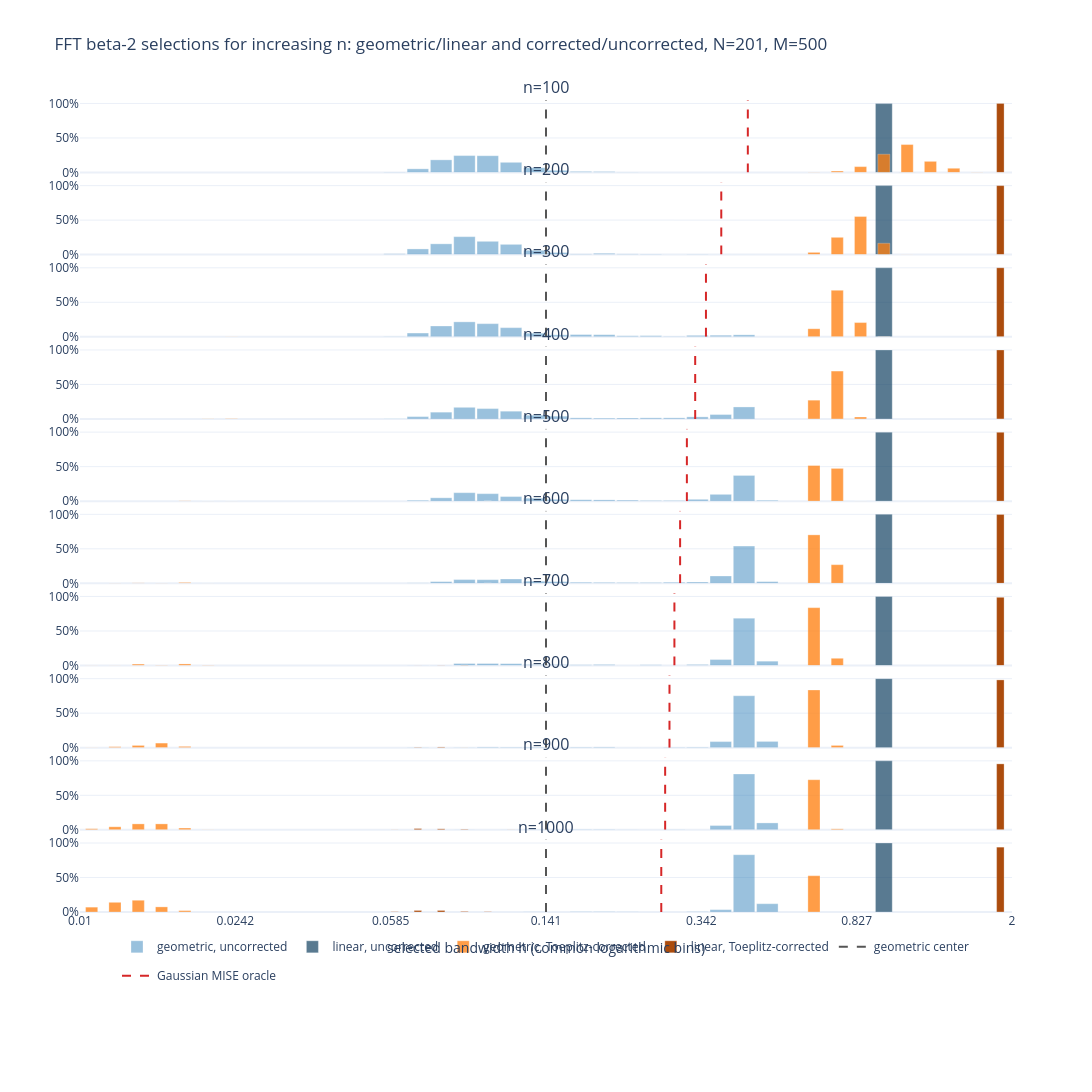

Source (notebook cell):
### Code cell
beta2_n_log_edges = np.linspace(
    np.log10(beta2_n_sweep_h_min),
    np.log10(beta2_n_sweep_h_max),
    beta2_n_sweep_histogram_bins + 1,
)
beta2_n_log_centers = 0.5 * (
    beta2_n_log_edges[:-1] + beta2_n_log_edges[1:]
)
beta2_n_log_width = beta2_n_log_edges[1] - beta2_n_log_edges[0]

for result in beta2_n_sweep_results.values():
    result["relative_histograms"] = {
        key: np.histogram(
            np.log10(selected_bandwidths),
            bins=beta2_n_log_edges,
        )[0] / beta2_n_sweep_M
        for key, selected_bandwidths in result[
            "selected_bandwidths"
        ].items()
    }

beta2_n_max_frequency = max(
    float(relative_frequencies.max())
    for result in beta2_n_sweep_results.values()
    for relative_frequencies in result["relative_histograms"].values()
)
beta2_n_line_height = 1.05 * beta2_n_max_frequency
beta2_n_rows = len(beta2_n_sweep_values)
beta2_n_stacked = make_subplots(
    rows=beta2_n_rows,
    cols=1,
    shared_xaxes=True,
    subplot_titles=[f"n={value}" for value in beta2_n_sweep_values],
    vertical_spacing=0.012,
)

for row, current_n in enumerate(beta2_n_sweep_values, start=1):
    result = beta2_n_sweep_results[int(current_n)]
    for key, style in beta2_histogram_styles.items():
        relative_frequencies = result["relative_histograms"][key]
        nonzero_bins = np.flatnonzero(relative_frequencies)
        beta2_n_stacked.add_trace(
            go.Bar(
                x=beta2_n_log_centers[nonzero_bins],
                y=relative_frequencies[nonzero_bins],
                customdata=10.0 ** beta2_n_log_centers[nonzero_bins],
                width=style["width"] * beta2_n_log_width,
                marker=dict(
                    color=style["color"],
                    line=dict(color="white", width=0.3),
                ),
                opacity=style["opacity"],
                name=style["label"],
                legendgroup=key,
                hovertemplate=(
                    f"{style['label']}, n={current_n}"
                    "<br>bin center h=%{customdata:.6g}"
                    "<br>relative frequency=%{y:.1%}<extra></extra>"
                ),
                showlegend=(row == 1),
            ),
            row=row,
            col=1,
        )

    for marker_h, name, color, legend_group in (
        (
            beta2_n_sweep_center_h,
            "geometric center",
            "#555555",
            "beta2-center",
        ),
        (
            result["oracle_bandwidth"],
            "Gaussian MISE oracle",
            "#d62728",
            "beta2-oracle",
        ),
    ):
        marker_x = np.log10(marker_h)
        beta2_n_stacked.add_trace(
            go.Scatter(
                x=[marker_x, marker_x],
                y=[0.0, beta2_n_line_height],
                mode="lines",
                line=dict(color=color, width=2, dash="dash"),
                name=name,
                legendgroup=legend_group,
                showlegend=(row == 1),
            ),
            row=row,
            col=1,
        )
    beta2_n_stacked.update_yaxes(
        range=[0.0, beta2_n_line_height],
        tickformat=".0%",
        nticks=4,
        row=row,
        col=1,
    )

beta2_n_tick_positions = np.linspace(
    np.log10(beta2_n_sweep_h_min),
    np.log10(beta2_n_sweep_h_max),
    7,
)
beta2_n_tick_labels = [
    f"{10.0**position:.3g}" for position in beta2_n_tick_positions
]
beta2_n_stacked.update_xaxes(
    range=[
        np.log10(beta2_n_sweep_h_min),
        np.log10(beta2_n_sweep_h_max),
    ],
    tickmode="array",
    tickvals=beta2_n_tick_positions,
    ticktext=beta2_n_tick_labels,
)
beta2_n_stacked.update_xaxes(
    title_text="selected bandwidth h (common logarithmic bins)",
    row=beta2_n_rows,
    col=1,
)
beta2_n_stacked.update_layout(
    title=(
        "FFT beta-2 selections for increasing n: "
        f"geometric/linear and corrected/uncorrected, "
        f"N={beta2_n_sweep_N}, M={beta2_n_sweep_M}"
    ),
    width=1100,
    height=230 * beta2_n_rows + 190,
    template="plotly_white",
    barmode="overlay",
    legend=dict(orientation="h", x=0.5, xanchor="center", y=-0.025),
    margin=dict(t=100, b=180),
)
beta2_n_stacked.show()

### Figure 1 — Plotly figure (JSON) as saved in the notebook; plotly's stock layout.template omitted (floating-point values rounded to 4 significant figures)
{"data": [{"customdata": [0.05979, 0.06825, 0.07792, 0.08896, 0.1016, 0.1159, 0.1324, 0.1511, 0.1725, 0.1969, 0.2248], "hovertemplate": "geometric, uncorrected, n=100<br>bin center h=%{customdata:.6g}<br>relative frequency=%{y:.1%}<extra></extra>", "legendgroup": "geometric_uncorrected", "marker": {"color": "#1f77b4", "line": {"color": "white", "width": 0.3}}, "name": "geometric, uncorrected", "opacity": 0.45, "showlegend": true, "type": "bar", "width": 0.05292, "x": [-1.223, -1.166, -1.108, -1.051, -0.9933, -0.9358, -0.8782, -0.8207, -0.7632, -0.7057, -0.6481], "xaxis": "x", "y": [0.006, 0.052, 0.182, 0.244, 0.242, 0.146, 0.068, 0.03, 0.014, 0.012, 0.004], "yaxis": "y"}, {"customdata": [0.9652, 1.102], "hovertemplate": "linear, uncorrected, n=100<br>bin center h=%{customdata:.6g}<br>relative frequency=%{y:.1%}<extra></extra>", "legendgroup": "linear_uncorrected", "marker": {"color": "#0b3c5d", "line": {"color": "white", "width": 0.3}}, "name": "linear, uncorrected", "opacity": 0.68, "showlegend": true, "type": "bar", "width": 0.04142, "x": [-0.01536, 0.04216], "xaxis": "x", "y": [0.998, 0.002], "yaxis": "y"}, {"customdata": [0.6487, 0.7406, 0.8455, 0.9652, 1.102, 1.258, 1.436, 1.64], "hovertemplate": "geometric, Toeplitz-corrected, n=100<br>bin center h=%{customdata:.6g}<br>relative frequency=%{y:.1%}<extra></extra>", "legendgroup": "geometric_corrected", "marker": {"color": "#ff7f0e", "line": {"color": "white", "width": 0.3}}, "name": "geometric, Toeplitz-corrected", "opacity": 0.76, "showlegend": true, "type": "bar", "width": 0.02991, "x": [-0.1879, -0.1304, -0.07289, -0.01536, 0.04216, 0.09969, 0.1572, 0.2147], "xaxis": "x", "y": [0.004, 0.02, 0.084, 0.264, 0.404, 0.16, 0.06, 0.004], "yaxis": "y"}, {"customdata": [1.872], "hovertemplate": "linear, Toeplitz-corrected, n=100<br>bin center h=%{customdata:.6g}<br>relative frequency=%{y:.1%}<extra></extra>", "legendgroup": "linear_corrected", "marker": {"color": "#a84300", "line": {"color": "white", "width": 0.3}}, "name": "linear, Toeplitz-corrected", "opacity": 0.95, "showlegend": true, "type": "bar", "width": 0.01841, "x": [0.2723], "xaxis": "x", "y": [1], "yaxis": "y"}, {"legendgroup": "beta2-center", "line": {"color": "#555555", "dash": "dash", "width": 2}, "mode": "lines", "name": "geometric center", "showlegend": true, "type": "scatter", "x": [-0.8495, -0.8495], "xaxis": "x", "y": [0, 1.05], "yaxis": "y"}, {"legendgroup": "beta2-oracle", "line": {"color": "#d62728", "dash": "dash", "width": 2}, "mode": "lines", "name": "Gaussian MISE oracle", "showlegend": true, "type": "scatter", "x": [-0.3512, -0.3512], "xaxis": "x", "y": [0, 1.05], "yaxis": "y"}, {"customdata": [0.05979, 0.06825, 0.07792, 0.08896, 0.1016, 0.1159, 0.1324, 0.1511, 0.1725, 0.1969, 0.2248, 0.2567, 0.293, 0.3345, 0.3819, 0.436], "hovertemplate": "geometric, uncorrected, n=200<br>bin center h=%{customdata:.6g}<br>relative frequency=%{y:.1%}<extra></extra>", "legendgroup": "geometric_uncorrected", "marker": {"color": "#1f77b4", "line": {"color": "white", "width": 0.3}}, "name": "geometric, uncorrected", "opacity": 0.45, "showlegend": false, "type": "bar", "width": 0.05292, "x": [-1.223, -1.166, -1.108, -1.051, -0.9933, -0.9358, -0.8782, -0.8207, -0.7632, -0.7057, -0.6481, -0.5906, -0.5331, -0.4756, -0.418, -0.3605], "xaxis": "x2", "y": [0.012, 0.082, 0.156, 0.26, 0.192, 0.148, 0.062, 0.03, 0.01, 0.018, 0.01, 0.008, 0.002, 0.006, 0.002, 0.002], "yaxis": "y2"}, {"customdata": [0.9652], "hovertemplate": "linear, uncorrected, n=200<br>bin center h=%{customdata:.6g}<br>relative frequency=%{y:.1%}<extra></extra>", "legendgroup": "linear_uncorrected", "marker": {"color": "#0b3c5d", "line": {"color": "white", "width": 0.3}}, "name": "linear, uncorrected", "opacity": 0.68, "showlegend": false, "type": "bar", "width": 0.04142, "x": [-0.01536], "xaxis": "x2", "y": [1], "yaxis": "y2"}, {"customdata": [0.6487, 0.7406, 0.8455, 0.9652, 1.102], "hovertemplate": "geometric, Toeplitz-corrected, n=200<br>bin center h=%{customdata:.6g}<br>relative frequency=%{y:.1%}<extra></extra>", "legendgroup": "geometric_corrected", "marker": {"color": "#ff7f0e", "line": {"color": "white", "width": 0.3}}, "name": "geometric, Toeplitz-corrected", "opacity": 0.76, "showlegend": false, "type": "bar", "width": 0.02991, "x": [-0.1879, -0.1304, -0.07289, -0.01536, 0.04216], "xaxis": "x2", "y": [0.032, 0.25, 0.552, 0.164, 0.002], "yaxis": "y2"}, {"customdata": [1.872], "hovertemplate": "linear, Toeplitz-corrected, n=200<br>bin center h=%{customdata:.6g}<br>relative frequency=%{y:.1%}<extra></extra>", "legendgroup": "linear_corrected", "marker": {"color": "#a84300", "line": {"color": "white", "width": 0.3}}, "name": "linear, Toeplitz-corrected", "opacity": 0.95, "showlegend": false, "type": "bar", "width": 0.01841, "x": [0.2723], "xaxis": "x2", "y": [1], "yaxis": "y2"}, {"legendgroup": "beta2-center", "line": {"color": "#555555", "dash": "dash", "width": 2}, "mode": "lines", "name": "geometric center", "showlegend": false, "type": "scatter", "x": [-0.8495, -0.8495], "xaxis": "x2", "y": [0, 1.05], "yaxis": "y2"}, {"legendgroup": "beta2-oracle", "line": {"color": "#d62728", "dash": "dash", "width": 2}, "mode": "lines", "name": "Gaussian MISE oracle", "showlegend": false, "type": "scatter", "x": [-0.4168, -0.4168], "xaxis": "x2", "y": [0, 1.05], "yaxis": "y2"}, {"customdata": [0.05979, 0.06825, 0.07792, 0.08896, 0.1016, 0.1159, 0.1324, 0.1511, 0.1725, 0.1969, 0.2248, 0.2567, 0.293, 0.3345, 0.3819, 0.436], "hovertemplate": "geometric, uncorrected, n=300<br>bin center h=%{customdata:.6g}<br>relative frequency=%{y:.1%}<extra></extra>", "legendgroup": "geometric_uncorrected", "marker": {"color": "#1f77b4", "line": {"color": "white", "width": 0.3}}, "name": "geometric, uncorrected", "opacity": 0.45, "showlegend": false, "type": "bar", "width": 0.05292, "x": [-1.223, -1.166, -1.108, -1.051, -0.9933, -0.9358, -0.8782, -0.8207, -0.7632, -0.7057, -0.6481, -0.5906, -0.5331, -0.4756, -0.418, -0.3605], "xaxis": "x3", "y": [0.004, 0.054, 0.156, 0.216, 0.19, 0.132, 0.052, 0.028, 0.032, 0.03, 0.014, 0.016, 0.006, 0.02, 0.022, 0.028], "yaxis": "y3"}, {"customdata": [0.9652], "hovertemplate": "linear, uncorrected, n=300<br>bin center h=%{customdata:.6g}<br>relative frequency=%{y:.1%}<extra></extra>", "legendgroup": "linear_uncorrected", "marker": {"color": "#0b3c5d", "line": {"color": "white", "width": 0.3}}, "name": "linear, uncorrected", "opacity": 0.68, "showlegend": false, "type": "bar", "width": 0.04142, "x": [-0.01536], "xaxis": "x3", "y": [1], "yaxis": "y3"}, {"customdata": [0.02365, 0.6487, 0.7406, 0.8455, 0.9652], "hovertemplate": "geometric, Toeplitz-corrected, n=300<br>bin center h=%{customdata:.6g}<br>relative frequency=%{y:.1%}<extra></extra>", "legendgroup": "geometric_corrected", "marker": {"color": "#ff7f0e", "line": {"color": "white", "width": 0.3}}, "name": "geometric, Toeplitz-corrected", "opacity": 0.76, "showlegend": false, "type": "bar", "width": 0.02991, "x": [-1.626, -0.1879, -0.1304, -0.07289, -0.01536], "xaxis": "x3", "y": [0.002, 0.116, 0.674, 0.206, 0.002], "yaxis": "y3"}, {"customdata": [1.872], "hovertemplate": "linear, Toeplitz-corrected, n=300<br>bin center h=%{customdata:.6g}<br>relative frequency=%{y:.1%}<extra></extra>", "legendgroup": "linear_corrected", "marker": {"color": "#a84300", "line": {"color": "white", "width": 0.3}}, "name": "linear, Toeplitz-corrected", "opacity": 0.95, "showlegend": false, "type": "bar", "width": 0.01841, "x": [0.2723], "xaxis": "x3", "y": [1], "yaxis": "y3"}, {"legendgroup": "beta2-center", "line": {"color": "#555555", "dash": "dash", "width": 2}, "mode": "lines", "name": "geometric center", "showlegend": false, "type": "scatter", "x": [-0.8495, -0.8495], "xaxis": "x3", "y": [0, 1.05], "yaxis": "y3"}, {"legendgroup": "beta2-oracle", "line": {"color": "#d62728", "dash": "dash", "width": 2}, "mode": "lines", "name": "Gaussian MISE oracle", "showlegend": false, "type": "scatter", "x": [-0.4546, -0.4546], "xaxis": "x3", "y": [0, 1.05], "yaxis": "y3"}, {"customdata": [0.05979, 0.06825, 0.07792, 0.08896, 0.1016, 0.1159, 0.1324, 0.1511, 0.1725, 0.1969, 0.2248, 0.2567, 0.293, 0.3345, 0.3819, 0.436], "hovertemplate": "geometric, uncorrected, n=400<br>bin center h=%{customdata:.6g}<br>relative frequency=%{y:.1%}<extra></extra>", "legendgroup": "geometric_uncorrected", "marker": {"color": "#1f77b4", "line": {"color": "white", "width": 0.3}}, "name": "geometric, uncorrected", "opacity": 0.45, "showlegend": false, "type": "bar", "width": 0.05292, "x": [-1.223, -1.166, -1.108, -1.051, -0.9933, -0.9358, -0.8782, -0.8207, -0.7632, -0.7057, -0.6481, -0.5906, -0.5331, -0.4756, -0.418, -0.3605], "xaxis": "x4", "y": [0.002, 0.034, 0.098, 0.168, 0.15, 0.112, 0.054, 0.04, 0.016, 0.012, 0.014, 0.016, 0.016, 0.03, 0.064, 0.174], "yaxis": "y4"}, {"customdata": [0.9652], "hovertemplate": "linear, uncorrected, n=400<br>bin center h=%{customdata:.6g}<br>relative frequency=%{y:.1%}<extra></extra>", "legendgroup": "linear_uncorrected", "marker": {"color": "#0b3c5d", "line": {"color": "white", "width": 0.3}}, "name": "linear, uncorrected", "opacity": 0.68, "showlegend": false, "type": "bar", "width": 0.04142, "x": [-0.01536], "xaxis": "x4", "y": [1], "yaxis": "y4"}, {"customdata": [0.02072, 0.02365, 0.6487, 0.7406, 0.8455], "hovertemplate": "geometric, Toeplitz-corrected, n=400<br>bin center h=%{customdata:.6g}<br>relative frequency=%{y:.1%}<extra></extra>", "legendgroup": "geometric_corrected", "marker": {"color": "#ff7f0e", "line": {"color": "white", "width": 0.3}}, "name": "geometric, Toeplitz-corrected", "opacity": 0.76, "showlegend": false, "type": "bar", "width": 0.02991, "x": [-1.684, -1.626, -0.1879, -0.1304, -0.07289], "xaxis": "x4", "y": [0.002, 0.004, 0.272, 0.694, 0.028], "yaxis": "y4"}, {"customdata": [1.872], "hovertemplate": "linear, Toeplitz-corrected, n=400<br>bin center h=%{customdata:.6g}<br>relative frequency=%{y:.1%}<extra></extra>", "legendgroup": "linear_corrected", "marker": {"color": "#a84300", "line": {"color": "white", "width": 0.3}}, "name": "linear, Toeplitz-corrected", "opacity": 0.95, "showlegend": false, "type": "bar", "width": 0.01841, "x": [0.2723], "xaxis": "x4", "y": [1], "yaxis": "y4"}, {"legendgroup": "beta2-center", "line": {"color": "#555555", "dash": "dash", "width": 2}, "mode": "lines", "name": "geometric center", "showlegend": false, "type": "scatter", "x": [-0.8495, -0.8495], "xaxis": "x4", "y": [0, 1.05], "yaxis": "y4"}, {"legendgroup": "beta2-oracle", "line": {"color": "#d62728", "dash": "dash", "width": 2}, "mode": "lines", "name": "Gaussian MISE oracle", "showlegend": false, "type": "scatter", "x": [-0.4812, -0.4812], "xaxis": "x4", "y": [0, 1.05], "yaxis": "y4"}, {"customdata": [0.06825, 0.07792, 0.08896, 0.1016, 0.1159, 0.1324, 0.1511, 0.1725, 0.1969, 0.2248, 0.2567, 0.293, 0.3345, 0.3819, 0.436, 0.4977], "hovertemplate": "geometric, uncorrected, n=500<br>bin center h=%{customdata:.6g}<br>relative frequency=%{y:.1%}<extra></extra>", "legendgroup": "geometric_uncorrected", "marker": {"color": "#1f77b4", "line": {"color": "white", "width": 0.3}}, "name": "geometric, uncorrected", "opacity": 0.45, "showlegend": false, "type": "bar", "width": 0.05292, "x": [-1.166, -1.108, -1.051, -0.9933, -0.9358, -0.8782, -0.8207, -0.7632, -0.7057, -0.6481, -0.5906, -0.5331, -0.4756, -0.418, -0.3605, -0.303], "xaxis": "x5", "y": [0.012, 0.048, 0.122, 0.108, 0.066, 0.042, 0.026, 0.02, 0.018, 0.014, 0.008, 0.008, 0.026, 0.098, 0.372, 0.012], "yaxis": "y5"}, {"customdata": [0.9652], "hovertemplate": "linear, uncorrected, n=500<br>bin center h=%{customdata:.6g}<br>relative frequency=%{y:.1%}<extra></extra>", "legendgroup": "linear_uncorrected", "marker": {"color": "#0b3c5d", "line": {"color": "white", "width": 0.3}}, "name": "linear, uncorrected", "opacity": 0.68, "showlegend": false, "type": "bar", "width": 0.04142, "x": [-0.01536], "xaxis": "x5", "y": [1], "yaxis": "y5"}, {"customdata": [0.01815, 0.02072, 0.02365, 0.6487, 0.7406, 0.8455], "hovertemplate": "geometric, Toeplitz-corrected, n=500<br>bin center h=%{customdata:.6g}<br>relative frequency=%{y:.1%}<extra></extra>", "legendgroup": "geometric_corrected", "marker": {"color": "#ff7f0e", "line": {"color": "white", "width": 0.3}}, "name": "geometric, Toeplitz-corrected", "opacity": 0.76, "showlegend": false, "type": "bar", "width": 0.02991, "x": [-1.741, -1.684, -1.626, -0.1879, -0.1304, -0.07289], "xaxis": "x5", "y": [0.004, 0.002, 0.002, 0.516, 0.474, 0.002], "yaxis": "y5"}, {"customdata": [0.1016, 1.872], "hovertemplate": "linear, Toeplitz-corrected, n=500<br>bin center h=%{customdata:.6g}<br>relative frequency=%{y:.1%}<extra></extra>", "legendgroup": "linear_corrected", "marker": {"color": "#a84300", "line": {"color": "white", "width": 0.3}}, "name": "linear, Toeplitz-corrected", "opacity": 0.95, "showlegend": false, "type": "bar", "width": 0.01841, "x": [-0.9933, 0.2723], "xaxis": "x5", "y": [0.002, 0.998], "yaxis": "y5"}, {"legendgroup": "beta2-center", "line": {"color": "#555555", "dash": "dash", "width": 2}, "mode": "lines", "name": "geometric center", "showlegend": false, "type": "scatter", "x": [-0.8495, -0.8495], "xaxis": "x5", "y": [0, 1.05], "yaxis": "y5"}, {"legendgroup": "beta2-oracle", "line": {"color": "#d62728", "dash": "dash", "width": 2}, "mode": "lines", "name": "Gaussian MISE oracle", "showlegend": false, "type": "scatter", "x": [-0.5017, -0.5017], "xaxis": "x5", "y": [0, 1.05], "yaxis": "y5"}, {"customdata": [0.06825, 0.07792, 0.08896, 0.1016, 0.1159, 0.1324, 0.1511, 0.1725, 0.1969, 0.2248, 0.2567, 0.293, 0.3345, 0.3819, 0.436, 0.4977], "hovertemplate": "geometric, uncorrected, n=600<br>bin center h=%{customdata:.6g}<br>relative frequency=%{y:.1%}<extra></extra>", "legendgroup": "geometric_uncorrected", "marker": {"color": "#1f77b4", "line": {"color": "white", "width": 0.3}}, "name": "geometric, uncorrected", "opacity": 0.45, "showlegend": false, "type": "bar", "width": 0.05292, "x": [-1.166, -1.108, -1.051, -0.9933, -0.9358, -0.8782, -0.8207, -0.7632, -0.7057, -0.6481, -0.5906, -0.5331, -0.4756, -0.418, -0.3605, -0.303], "xaxis": "x6", "y": [0.006, 0.024, 0.054, 0.052, 0.062, 0.03, 0.024, 0.014, 0.012, 0.01, 0.01, 0.014, 0.018, 0.106, 0.54, 0.024], "yaxis": "y6"}, {"customdata": [0.9652], "hovertemplate": "linear, uncorrected, n=600<br>bin center h=%{customdata:.6g}<br>relative frequency=%{y:.1%}<extra></extra>", "legendgroup": "linear_uncorrected", "marker": {"color": "#0b3c5d", "line": {"color": "white", "width": 0.3}}, "name": "linear, uncorrected", "opacity": 0.68, "showlegend": false, "type": "bar", "width": 0.04142, "x": [-0.01536], "xaxis": "x6", "y": [1], "yaxis": "y6"}, {"customdata": [0.0122, 0.01393, 0.0159, 0.01815, 0.02072, 0.6487, 0.7406], "hovertemplate": "geometric, Toeplitz-corrected, n=600<br>bin center h=%{customdata:.6g}<br>relative frequency=%{y:.1%}<extra></extra>", "legendgroup": "geometric_corrected", "marker": {"color": "#ff7f0e", "line": {"color": "white", "width": 0.3}}, "name": "geometric, Toeplitz-corrected", "opacity": 0.76, "showlegend": false, "type": "bar", "width": 0.02991, "x": [-1.914, -1.856, -1.799, -1.741, -1.684, -0.1879, -0.1304], "xaxis": "x6", "y": [0.004, 0.006, 0.004, 0.012, 0.002, 0.702, 0.27], "yaxis": "y6"}, {"customdata": [0.1016, 1.872], "hovertemplate": "linear, Toeplitz-corrected, n=600<br>bin center h=%{customdata:.6g}<br>relative frequency=%{y:.1%}<extra></extra>", "legendgroup": "linear_corrected", "marker": {"color": "#a84300", "line": {"color": "white", "width": 0.3}}, "name": "linear, Toeplitz-corrected", "opacity": 0.95, "showlegend": false, "type": "bar", "width": 0.01841, "x": [-0.9933, 0.2723], "xaxis": "x6", "y": [0.002, 0.998], "yaxis": "y6"}, {"legendgroup": "beta2-center", "line": {"color": "#555555", "dash": "dash", "width": 2}, "mode": "lines", "name": "geometric center", "showlegend": false, "type": "scatter", "x": [-0.8495, -0.8495], "xaxis": "x6", "y": [0, 1.05], "yaxis": "y6"}, {"legendgroup": "beta2-oracle", "line": {"color": "#d62728", "dash": "dash", "width": 2}, "mode": "lines", "name": "Gaussian MISE oracle", "showlegend": false, "type": "scatter", "x": [-0.5184, -0.5184], "xaxis": "x6", "y": [0, 1.05], "yaxis": "y6"}, {"customdata": [0.06825, 0.07792, 0.08896, 0.1016, 0.1159, 0.1324, 0.1511, 0.1725, 0.1969, 0.2248, 0.2567, 0.293, 0.3345, 0.3819, 0.436, 0.4977], "hovertemplate": "geometric, uncorrected, n=700<br>bin center h=%{customdata:.6g}<br>relative frequency=%{y:.1%}<extra></extra>", "legendgroup": "geometric_uncorrected", "marker": {"color": "#1f77b4", "line": {"color": "white", "width": 0.3}}, "name": "geometric, uncorrected", "opacity": 0.45, "showlegend": false, "type": "bar", "width": 0.05292, "x": [-1.166, -1.108, -1.051, -0.9933, -0.9358, -0.8782, -0.8207, -0.7632, -0.7057, -0.6481, -0.5906, -0.5331, -0.4756, -0.418, -0.3605, -0.303], "xaxis": "x7", "y": [0.004, 0.004, 0.028, 0.028, 0.026, 0.012, 0.012, 0.01, 0.014, 0.002, 0.01, 0.002, 0.014, 0.086, 0.686, 0.062], "yaxis": "y7"}, {"customdata": [0.9652], "hovertemplate": "linear, uncorrected, n=700<br>bin center h=%{customdata:.6g}<br>relative frequency=%{y:.1%}<extra></extra>", "legendgroup": "linear_uncorrected", "marker": {"color": "#0b3c5d", "line": {"color": "white", "width": 0.3}}, "name": "linear, uncorrected", "opacity": 0.68, "showlegend": false, "type": "bar", "width": 0.04142, "x": [-0.01536], "xaxis": "x7", "y": [1], "yaxis": "y7"}, {"customdata": [0.01068, 0.0122, 0.01393, 0.0159, 0.01815, 0.02072, 0.6487, 0.7406], "hovertemplate": "geometric, Toeplitz-corrected, n=700<br>bin center h=%{customdata:.6g}<br>relative frequency=%{y:.1%}<extra></extra>", "legendgroup": "geometric_corrected", "marker": {"color": "#ff7f0e", "line": {"color": "white", "width": 0.3}}, "name": "geometric, Toeplitz-corrected", "opacity": 0.76, "showlegend": false, "type": "bar", "width": 0.02991, "x": [-1.971, -1.914, -1.856, -1.799, -1.741, -1.684, -0.1879, -0.1304], "xaxis": "x7", "y": [0.002, 0.002, 0.02, 0.006, 0.022, 0.006, 0.838, 0.104], "yaxis": "y7"}, {"customdata": [0.06825, 0.07792, 0.08896, 1.872], "hovertemplate": "linear, Toeplitz-corrected, n=700<br>bin center h=%{customdata:.6g}<br>relative frequency=%{y:.1%}<extra></extra>", "legendgroup": "linear_corrected", "marker": {"color": "#a84300", "line": {"color": "white", "width": 0.3}}, "name": "linear, Toeplitz-corrected", "opacity": 0.95, "showlegend": false, "type": "bar", "width": 0.01841, "x": [-1.166, -1.108, -1.051, 0.2723], "xaxis": "x7", "y": [0.002, 0.004, 0.006, 0.988], "yaxis": "y7"}, {"legendgroup": "beta2-center", "line": {"color": "#555555", "dash": "dash", "width": 2}, "mode": "lines", "name": "geometric center", "showlegend": false, "type": "scatter", "x": [-0.8495, -0.8495], "xaxis": "x7", "y": [0, 1.05], "yaxis": "y7"}, {"legendgroup": "beta2-oracle", "line": {"color": "#d62728", "dash": "dash", "width": 2}, "mode": "lines", "name": "Gaussian MISE oracle", "showlegend": false, "type": "scatter", "x": [-0.5325, -0.5325], "xaxis": "x7", "y": [0, 1.05], "yaxis": "y7"}, {"customdata": [0.06825, 0.08896, 0.1016, 0.1159, 0.1324, 0.1725, 0.1969, 0.2248, 0.2567, 0.293, 0.3345, 0.3819, 0.436, 0.4977], "hovertemplate": "geometric, uncorrected, n=800<br>bin center h=%{customdata:.6g}<br>relative frequency=%{y:.1%}<extra></extra>", "legendgroup": "geometric_uncorrected", "marker": {"color": "#1f77b4", "line": {"color": "white", "width": 0.3}}, "name": "geometric, uncorrected", "opacity": 0.45, "showlegend": false, "type": "bar", "width": 0.05292, "x": [-1.166, -1.051, -0.9933, -0.9358, -0.8782, -0.7632, -0.7057, -0.6481, -0.5906, -0.5331, -0.4756, -0.418, -0.3605, -0.303], "xaxis": "x8", "y": [0.004, 0.004, 0.01, 0.008, 0.008, 0.008, 0.01, 0.002, 0.002, 0.006, 0.008, 0.088, 0.752, 0.09], "yaxis": "y8"}, {"customdata": [0.9652], "hovertemplate": "linear, uncorrected, n=800<br>bin center h=%{customdata:.6g}<br>relative frequency=%{y:.1%}<extra></extra>", "legendgroup": "linear_uncorrected", "marker": {"color": "#0b3c5d", "line": {"color": "white", "width": 0.3}}, "name": "linear, uncorrected", "opacity": 0.68, "showlegend": false, "type": "bar", "width": 0.04142, "x": [-0.01536], "xaxis": "x8", "y": [1], "yaxis": "y8"}, {"customdata": [0.01068, 0.0122, 0.01393, 0.0159, 0.01815, 0.6487, 0.7406], "hovertemplate": "geometric, Toeplitz-corrected, n=800<br>bin center h=%{customdata:.6g}<br>relative frequency=%{y:.1%}<extra></extra>", "legendgroup": "geometric_corrected", "marker": {"color": "#ff7f0e", "line": {"color": "white", "width": 0.3}}, "name": "geometric, Toeplitz-corrected", "opacity": 0.76, "showlegend": false, "type": "bar", "width": 0.02991, "x": [-1.971, -1.914, -1.856, -1.799, -1.741, -0.1879, -0.1304], "xaxis": "x8", "y": [0.002, 0.014, 0.032, 0.066, 0.018, 0.836, 0.032], "yaxis": "y8"}, {"customdata": [0.06825, 0.07792, 0.08896, 1.872], "hovertemplate": "linear, Toeplitz-corrected, n=800<br>bin center h=%{customdata:.6g}<br>relative frequency=%{y:.1%}<extra></extra>", "legendgroup": "linear_corrected", "marker": {"color": "#a84300", "line": {"color": "white", "width": 0.3}}, "name": "linear, Toeplitz-corrected", "opacity": 0.95, "showlegend": false, "type": "bar", "width": 0.01841, "x": [-1.166, -1.108, -1.051, 0.2723], "xaxis": "x8", "y": [0.006, 0.01, 0.002, 0.982], "yaxis": "y8"}, {"legendgroup": "beta2-center", "line": {"color": "#555555", "dash": "dash", "width": 2}, "mode": "lines", "name": "geometric center", "showlegend": false, "type": "scatter", "x": [-0.8495, -0.8495], "xaxis": "x8", "y": [0, 1.05], "yaxis": "y8"}, {"legendgroup": "beta2-oracle", "line": {"color": "#d62728", "dash": "dash", "width": 2}, "mode": "lines", "name": "Gaussian MISE oracle", "showlegend": false, "type": "scatter", "x": [-0.5446, -0.5446], "xaxis": "x8", "y": [0, 1.05], "yaxis": "y8"}, {"customdata": [0.08896, 0.1159, 0.1324, 0.1511, 0.1725, 0.1969, 0.2248, 0.293, 0.3819, 0.436, 0.4977], "hovertemplate": "geometric, uncorrected, n=900<br>bin center h=%{customdata:.6g}<br>relative frequency=%{y:.1%}<extra></extra>", "legendgroup": "geometric_uncorrected", "marker": {"color": "#1f77b4", "line": {"color": "white", "width": 0.3}}, "name": "geometric, uncorrected", "opacity": 0.45, "showlegend": false, "type": "bar", "width": 0.05292, "x": [-1.051, -0.9358, -0.8782, -0.8207, -0.7632, -0.7057, -0.6481, -0.5331, -0.418, -0.3605, -0.303], "xaxis": "x9", "y": [0.002, 0.002, 0.004, 0.002, 0.006, 0.006, 0.002, 0.004, 0.062, 0.81, 0.1], "yaxis": "y9"}, {"customdata": [0.9652], "hovertemplate": "linear, uncorrected, n=900<br>bin center h=%{customdata:.6g}<br>relative frequency=%{y:.1%}<extra></extra>", "legendgroup": "linear_uncorrected", "marker": {"color": "#0b3c5d", "line": {"color": "white", "width": 0.3}}, "name": "linear, uncorrected", "opacity": 0.68, "showlegend": false, "type": "bar", "width": 0.04142, "x": [-0.01536], "xaxis": "x9", "y": [1], "yaxis": "y9"}, {"customdata": [0.01068, 0.0122, 0.01393, 0.0159, 0.01815, 0.02072, 0.6487, 0.7406], "hovertemplate": "geometric, Toeplitz-corrected, n=900<br>bin center h=%{customdata:.6g}<br>relative frequency=%{y:.1%}<extra></extra>", "legendgroup": "geometric_corrected", "marker": {"color": "#ff7f0e", "line": {"color": "white", "width": 0.3}}, "name": "geometric, Toeplitz-corrected", "opacity": 0.76, "showlegend": false, "type": "bar", "width": 0.02991, "x": [-1.971, -1.914, -1.856, -1.799, -1.741, -1.684, -0.1879, -0.1304], "xaxis": "x9", "y": [0.016, 0.044, 0.086, 0.086, 0.026, 0.002, 0.726, 0.014], "yaxis": "y9"}, {"customdata": [0.05979, 0.06825, 0.07792, 0.08896, 0.1159, 1.872], "hovertemplate": "linear, Toeplitz-corrected, n=900<br>bin center h=%{customdata:.6g}<br>relative frequency=%{y:.1%}<extra></extra>", "legendgroup": "linear_corrected", "marker": {"color": "#a84300", "line": {"color": "white", "width": 0.3}}, "name": "linear, Toeplitz-corrected", "opacity": 0.95, "showlegend": false, "type": "bar", "width": 0.01841, "x": [-1.223, -1.166, -1.108, -1.051, -0.9358, 0.2723], "xaxis": "x9", "y": [0.002, 0.018, 0.014, 0.008, 0.002, 0.956], "yaxis": "y9"}, {"legendgroup": "beta2-center", "line": {"color": "#555555", "dash": "dash", "width": 2}, "mode": "lines", "name": "geometric center", "showlegend": false, "type": "scatter", "x": [-0.8495, -0.8495], "xaxis": "x9", "y": [0, 1.05], "yaxis": "y9"}, {"legendgroup": "beta2-oracle", "line": {"color": "#d62728", "dash": "dash", "width": 2}, "mode": "lines", "name": "Gaussian MISE oracle", "showlegend": false, "type": "scatter", "x": [-0.5553, -0.5553], "xaxis": "x9", "y": [0, 1.05], "yaxis": "y9"}, {"customdata": [0.1324, 0.1725, 0.1969, 0.2248, 0.3345, 0.3819, 0.436, 0.4977], "hovertemplate": "geometric, uncorrected, n=1000<br>bin center h=%{customdata:.6g}<br>relative frequency=%{y:.1%}<extra></extra>", "legendgroup": "geometric_uncorrected", "marker": {"color": "#1f77b4", "line": {"color": "white", "width": 0.3}}, "name": "geometric, uncorrected", "opacity": 0.45, "showlegend": false, "type": "bar", "width": 0.05292, "x": [-0.8782, -0.7632, -0.7057, -0.6481, -0.4756, -0.418, -0.3605, -0.303], "xaxis": "x10", "y": [0.002, 0.004, 0.004, 0.002, 0.004, 0.034, 0.83, 0.12], "yaxis": "y10"}, {"customdata": [0.9652], "hovertemplate": "linear, uncorrected, n=1000<br>bin center h=%{customdata:.6g}<br>relative frequency=%{y:.1%}<extra></extra>", "legendgroup": "linear_uncorrected", "marker": {"color": "#0b3c5d", "line": {"color": "white", "width": 0.3}}, "name": "linear, uncorrected", "opacity": 0.68, "showlegend": false, "type": "bar", "width": 0.04142, "x": [-0.01536], "xaxis": "x10", "y": [1], "yaxis": "y10"}, {"customdata": [0.01068, 0.0122, 0.01393, 0.0159, 0.01815, 0.6487], "hovertemplate": "geometric, Toeplitz-corrected, n=1000<br>bin center h=%{customdata:.6g}<br>relative frequency=%{y:.1%}<extra></extra>", "legendgroup": "geometric_corrected", "marker": {"color": "#ff7f0e", "line": {"color": "white", "width": 0.3}}, "name": "geometric, Toeplitz-corrected", "opacity": 0.76, "showlegend": false, "type": "bar", "width": 0.02991, "x": [-1.971, -1.914, -1.856, -1.799, -1.741, -0.1879], "xaxis": "x10", "y": [0.07, 0.14, 0.17, 0.074, 0.02, 0.526], "yaxis": "y10"}, {"customdata": [0.05979, 0.06825, 0.07792, 0.08896, 0.1016, 1.872], "hovertemplate": "linear, Toeplitz-corrected, n=1000<br>bin center h=%{customdata:.6g}<br>relative frequency=%{y:.1%}<extra></extra>", "legendgroup": "linear_corrected", "marker": {"color": "#a84300", "line": {"color": "white", "width": 0.3}}, "name": "linear, Toeplitz-corrected", "opacity": 0.95, "showlegend": false, "type": "bar", "width": 0.01841, "x": [-1.223, -1.166, -1.108, -1.051, -0.9933, 0.2723], "xaxis": "x10", "y": [0.004, 0.022, 0.022, 0.008, 0.004, 0.94], "yaxis": "y10"}, {"legendgroup": "beta2-center", "line": {"color": "#555555", "dash": "dash", "width": 2}, "mode": "lines", "name": "geometric center", "showlegend": false, "type": "scatter", "x": [-0.8495, -0.8495], "xaxis": "x10", "y": [0, 1.05], "yaxis": "y10"}, {"legendgroup": "beta2-oracle", "line": {"color": "#d62728", "dash": "dash", "width": 2}, "mode": "lines", "name": "Gaussian MISE oracle", "showlegend": false, "type": "scatter", "x": [-0.5649, -0.5649], "xaxis": "x10", "y": [0, 1.05], "yaxis": "y10"}], "layout": {"annotations": [{"font": {"size": 16}, "showarrow": false, "text": "n=100", "x": 0.5, "xanchor": "center", "xref": "paper", "y": 1, "yanchor": "bottom", "yref": "paper"}, {"font": {"size": 16}, "showarrow": false, "text": "n=200", "x": 0.5, "xanchor": "center", "xref": "paper", "y": 0.8988, "yanchor": "bottom", "yref": "paper"}, {"font": {"size": 16}, "showarrow": false, "text": "n=300", "x": 0.5, "xanchor": "center", "xref": "paper", "y": 0.7976, "yanchor": "bottom", "yref": "paper"}, {"font": {"size": 16}, "showarrow": false, "text": "n=400", "x": 0.5, "xanchor": "center", "xref": "paper", "y": 0.6964, "yanchor": "bottom", "yref": "paper"}, {"font": {"size": 16}, "showarrow": false, "text": "n=500", "x": 0.5, "xanchor": "center", "xref": "paper", "y": 0.5952, "yanchor": "bottom", "yref": "paper"}, {"font": {"size": 16}, "showarrow": false, "text": "n=600", "x": 0.5, "xanchor": "center", "xref": "paper", "y": 0.494, "yanchor": "bottom", "yref": "paper"}, {"font": {"size": 16}, "showarrow": false, "text": "n=700", "x": 0.5, "xanchor": "center", "xref": "paper", "y": 0.3928, "yanchor": "bottom", "yref": "paper"}, {"font": {"size": 16}, "showarrow": false, "text": "n=800", "x": 0.5, "xanchor": "center", "xref": "paper", "y": 0.2916, "yanchor": "bottom", "yref": "paper"}, {"font": {"size": 16}, "showarrow": false, "text": "n=900", "x": 0.5, "xanchor": "center", "xref": "paper", "y": 0.1904, "yanchor": "bottom", "yref": "paper"}, {"font": {"size": 16}, "showarrow": false, "text": "n=1000", "x": 0.5, "xanchor": "center", "xref": "paper", "y": 0.0892, "yanchor": "bottom", "yref": "paper"}], "barmode": "overlay", "height": 2490, "legend": {"orientation": "h", "x": 0.5, "xanchor": "center", "y": -0.025}, "margin": {"b": 180, "t": 100}, "title": {"text": "FFT beta-2 selections for increasing n: geometric/linear and corrected/uncorrected, N=201, M=500"}, "width": 1100, "xaxis": {"anchor": "y", "domain": [0, 1], "matches": "x10", "range": [-2, 0.301], "showticklabels": false, "tickmode": "array", "ticktext": ["0.01", "0.0242", "0.0585", "0.141", "0.342", "0.827", "2"], "tickvals": [-2, -1.616, -1.233, -0.8495, -0.466, -0.08248, 0.301]}, "xaxis10": {"anchor": "y10", "domain": [0, 1], "range": [-2, 0.301], "tickmode": "array", "ticktext": ["0.01", "0.0242", "0.0585", "0.141", "0.342", "0.827", "2"], "tickvals": [-2, -1.616, -1.233, -0.8495, -0.466, -0.08248, 0.301], "title": {"text": "selected bandwidth h (common logarithmic bins)"}}, "xaxis2": {"anchor": "y2", "domain": [0, 1], "matches": "x10", "range": [-2, 0.301], "showticklabels": false, "tickmode": "array", "ticktext": ["0.01", "0.0242", "0.0585", "0.141", "0.342", "0.827", "2"], "tickvals": [-2, -1.616, -1.233, -0.8495, -0.466, -0.08248, 0.301]}, "xaxis3": {"anchor": "y3", "domain": [0, 1], "matches": "x10", "range": [-2, 0.301], "showticklabels": false, "tickmode": "array", "ticktext": ["0.01", "0.0242", "0.0585", "0.141", "0.342", "0.827", "2"], "tickvals": [-2, -1.616, -1.233, -0.8495, -0.466, -0.08248, 0.301]}, "xaxis4": {"anchor": "y4", "domain": [0, 1], "matches": "x10", "range": [-2, 0.301], "showticklabels": false, "tickmode": "array", "ticktext": ["0.01", "0.0242", "0.0585", "0.141", "0.342", "0.827", "2"], "tickvals": [-2, -1.616, -1.233, -0.8495, -0.466, -0.08248, 0.301]}, "xaxis5": {"anchor": "y5", "domain": [0, 1], "matches": "x10", "range": [-2, 0.301], "showticklabels": false, "tickmode": "array", "ticktext": ["0.01", "0.0242", "0.0585", "0.141", "0.342", "0.827", "2"], "tickvals": [-2, -1.616, -1.233, -0.8495, -0.466, -0.08248, 0.301]}, "xaxis6": {"anchor": "y6", "domain": [0, 1], "matches": "x10", "range": [-2, 0.301], "showticklabels": false, "tickmode": "array", "ticktext": ["0.01", "0.0242", "0.0585", "0.141", "0.342", "0.827", "2"], "tickvals": [-2, -1.616, -1.233, -0.8495, -0.466, -0.08248, 0.301]}, "xaxis7": {"anchor": "y7", "domain": [0, 1], "matches": "x10", "range": [-2, 0.301], "showticklabels": false, "tickmode": "array", "ticktext": ["0.01", "0.0242", "0.0585", "0.141", "0.342", "0.827", "2"], "tickvals": [-2, -1.616, -1.233, -0.8495, -0.466, -0.08248, 0.301]}, "xaxis8": {"anchor": "y8", "domain": [0, 1], "matches": "x10", "range": [-2, 0.301], "showticklabels": false, "tickmode": "array", "ticktext": ["0.01", "0.0242", "0.0585", "0.141", "0.342", "0.827", "2"], "tickvals": [-2, -1.616, -1.233, -0.8495, -0.466, -0.08248, 0.301]}, "xaxis9": {"anchor": "y9", "domain": [0, 1], "matches": "x10", "range": [-2, 0.301], "showticklabels": false, "tickmode": "array", "ticktext": ["0.01", "0.0242", "0.0585", "0.141", "0.342", "0.827", "2"], "tickvals": [-2, -1.616, -1.233, -0.8495, -0.466, -0.08248, 0.301]}, "yaxis": {"anchor": "x", "domain": [0.9108, 1], "nticks": 4, "range": [0, 1.05], "tickformat": ".0%"}, "yaxis10": {"anchor": "x10", "domain": [0, 0.0892], "nticks": 4, "range": [0, 1.05], "tickformat": ".0%"}, "yaxis2": {"anchor": "x2", "domain": [0.8096, 0.8988], "nticks": 4, "range": [0, 1.05], "tickformat": ".0%"}, "yaxis3": {"anchor": "x3", "domain": [0.7084, 0.7976], "nticks": 4, "range": [0, 1.05], "tickformat": ".0%"}, "yaxis4": {"anchor": "x4", "domain": [0.6072, 0.6964], "nticks": 4, "range": [0, 1.05], "tickformat": ".0%"}, "yaxis5": {"anchor": "x5", "domain": [0.506, 0.5952], "nticks": 4, "range": [0, 1.05], "tickformat": ".0%"}, "yaxis6": {"anchor": "x6", "domain": [0.4048, 0.494], "nticks": 4, "range": [0, 1.05], "tickformat": ".0%"}, "yaxis7": {"anchor": "x7", "domain": [0.3036, 0.3928], "nticks": 4, "range": [0, 1.05], "tickformat": ".0%"}, "yaxis8": {"anchor": "x8", "domain": [0.2024, 0.2916], "nticks": 4, "range": [0, 1.05], "tickformat": ".0%"}, "yaxis9": {"anchor": "x9", "domain": [0.1012, 0.1904], "nticks": 4, "range": [0, 1.05], "tickformat": ".0%"}}}
